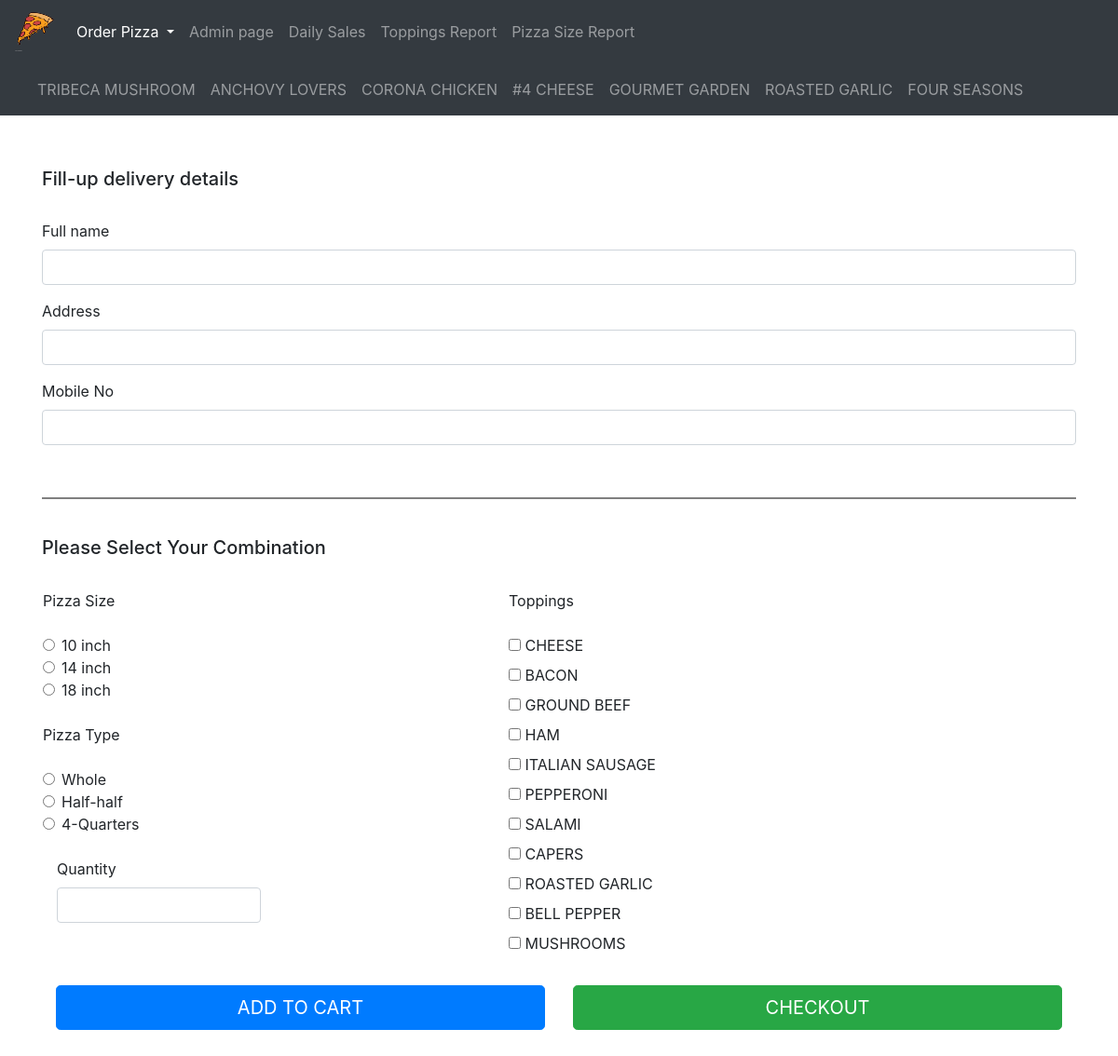
The page /specialty.php on the database its author committed.
### tables this page shows
CREATE TABLE IF NOT EXISTS `pizza_info` (
  `info_id` int(11) NOT NULL,
  `info_name` varchar(255) NOT NULL,
  `info_class` int(11) NOT NULL
);

### specialty.php (the view, shortened to what this page needs)
<?php
include('db_conf.php');
?>
<!DOCTYPE html>
<html lang="en">
<head>
	<link rel="stylesheet" href="https://maxcdn.bootstrapcdn.com/bootstrap/4.3.1/css/bootstrap.min.css">
</head>
<body>
	<nav class="navbar navbar-expand-sm bg-dark navbar-dark fixed-top-2">
		<a class="navbar-brand" href="index.php"><img src="pizza.png" alt="Smiley face" height="42" width="42"></a>
		<ul class="navbar-nav">
			<li class="nav-item dropdown active">
				<a class="nav-link dropdown-toggle" href="#" id="navbardrop" data-toggle="dropdown">
					Order Pizza
				</a>
			</li>
			<li class="nav-item">
				<a class="nav-link" href="admin.php">Admin page</a>
			</li>
			<li class="nav-item">
				<a class="nav-link" href="dailysales.php">Daily Sales</a>
			</li>
			<li class="nav-item">
				<a class="nav-link" href="toppingsreport.php">Toppings Report</a>
			</li>
			<li class="nav-item">
				<a class="nav-link" href="pizzasize.php">Pizza Size Report</a>
			</li>
		</ul>
	</nav>
	<?php
	$info = array();
	$result = mysqli_query($conn, "SELECT * FROM pizza_info where info_class in (2)");
	while($row = mysqli_fetch_assoc($result)){
		$info[] = $row;
	}
	?>
	<nav class="navbar navbar-expand-sm bg-dark navbar-dark">
		<ul class="navbar-nav">
			<?php
			foreach ($info as $val) {
				if($val['info_id'] == $_GET['pizzaid']){ ?>
					<li class="nav-item active">
					<?php }else{ ?>
						<li class="nav-item">
						<?php } ?>
						<a class="nav-link" href="#" onclick="changetab('?pizzaid=',<?php echo $val['info_id']?>)"><?php echo $val['info_name']?></a>
					</li>
				<?php } ?>
			</ul>
		</nav>
		<br>
		<div class="container">
			<form id="formid" action="submit.php" method="post">
				<br>
				<h5>Fill-up delivery details</h5>
				<br>
				<div class="form-group">
					<label for="fullname">Full name</label>
					<input type="text" name="fullname" id="fullname" class="form-control">
				</div>
				<div class="form-group">
					<label for="address">Address</label>
					<input type="text" name="address" id="address" class="form-control">
				</div>
				<div class="form-group">
					<label for="mobile">Mobile No</label>
					<input type="text" name="mobile" id="mobile" class="form-control">
				</div>
				<br>
				<hr style="border:1px solid gray">
				<br>
				<h5>Please Select Your Combination</h5>
				<br>
				<table width="100%">
					<tr>
						<td style="vertical-align: top;width: 500px">
							<h7>Pizza Size</h7><br><br>
							<div class="form-check">
								<input type="radio" id="10in" name="choose" value=1 class="form-check-input">
								<label for="10in" class="form-check-label">10 inch</label>
							</div>
							<div class="form-check">
								<input type="radio" id="14in" name="choose" value=2 class="form-check-input">
								<label for="14in" class="form-check-label">14 inch</label>
							</div>
							<div class="form-check">
								<input type="radio" id="18in" name="choose" value=3 class="form-check-input">
								<label for="18in" class="form-check-label">18 inch</label>
							</div>
							<br>
							<h7>Pizza Type</h7><br><br>
							<div class="form-check">
								<input type="radio" id="whole" name="choose2" value=1 class="form-check-input">
								<label for="whole" class="form-check-label">Whole</label>
							</div>
							<div class="form-check">
								<input type="radio" id="half" name="choose2" value=2 class="form-check-input">
								<label for="half" class="form-check-label">Half-half</label>
							</div>
							<div class="form-check">
								<input type="radio" id="quarters" name="choose2" value=3 class="form-check-input">
								<label for="quarters" class="form-check-label">4-Quarters</label>
							</div>
							<br>
							<div class="form-group col-md-6">
								<label for="qty">Quantity</label>
								<input type="text" name="qty" id="qty" class="form-control">
							</div>
						</td>
						<td style="vertical-align: top">
							<h7>Toppings</h7><br><br>
							<?php
							$infoextra = array();
							$result = mysqli_query($conn, "SELECT * FROM pizza_info where info_class in (3)");
							while($row = mysqli_fetch_assoc($result)){
								$infoextra[] = $row;
							}
							foreach ($infoextra as $value) {
								?>
								<input type="checkbox" id="<?php echo $value['info_name'] ?>" name="extra[]" value="<?php echo $value['info_id'] ?>">
								<label for="<?php echo $value['info_name'] ?>"><?php echo $value['info_name'] ?> &nbsp;&nbsp;&nbsp;&nbsp;<i class="fa fa-plus price">&nbsp;&nbsp;</i>
								</label>
								<br>
							<?php } ?>
						</td>
					</tr>
				</table>
				<br>
				<div class="form-inline">
					<div class="col-md-6">
						<button type="submit" name="submit" class="btn btn-primary btn-lg btn-block ">ADD TO CART</button>
					</div>
					<div class="col-md-6">
						<button type="button" onclick="checkout()" class="btn btn-success btn-lg btn-block">CHECKOUT</button>
					</div>
				</div>
				<br>	<br>
			</form>
		</div>
</body>
</html>

### rows shown on the page
pizza_info: info_name "TRIBECA MUSHROOM"
pizza_info: info_name "ANCHOVY LOVERS"
pizza_info: info_name "CORONA CHICKEN"
pizza_info: info_name "#4 CHEESE"
pizza_info: info_name "GOURMET GARDEN"
pizza_info: info_name "ROASTED GARLIC"
pizza_info: info_name "FOUR SEASONS"
pizza_info: info_name "CHEESE"
pizza_info: info_name "BACON"
pizza_info: info_name "GROUND BEEF"
pizza_info: info_name "HAM"
pizza_info: info_name "ITALIAN SAUSAGE"
pizza_info: info_name "PEPPERONI"
pizza_info: info_name "SALAMI"
pizza_info: info_name "CAPERS"
pizza_info: info_name "ROASTED GARLIC"
pizza_info: info_name "BELL PEPPER"
pizza_info: info_name "MUSHROOMS"
